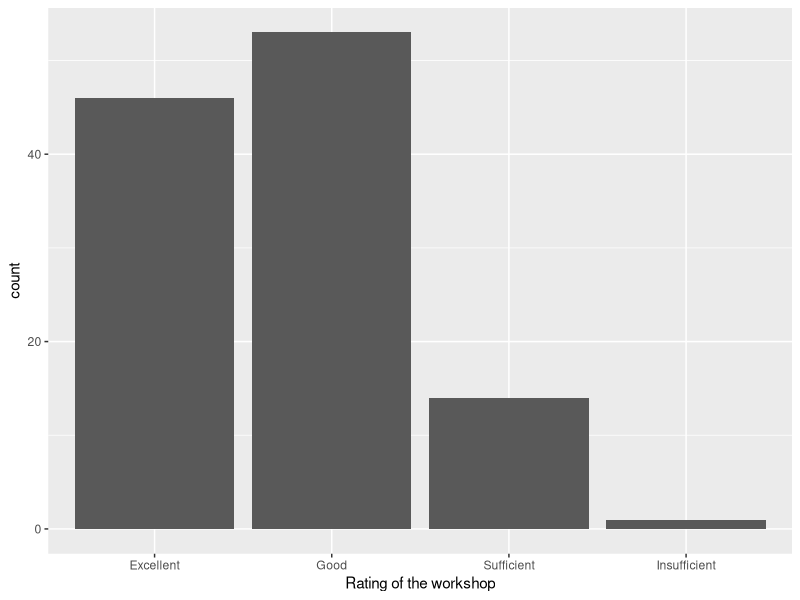
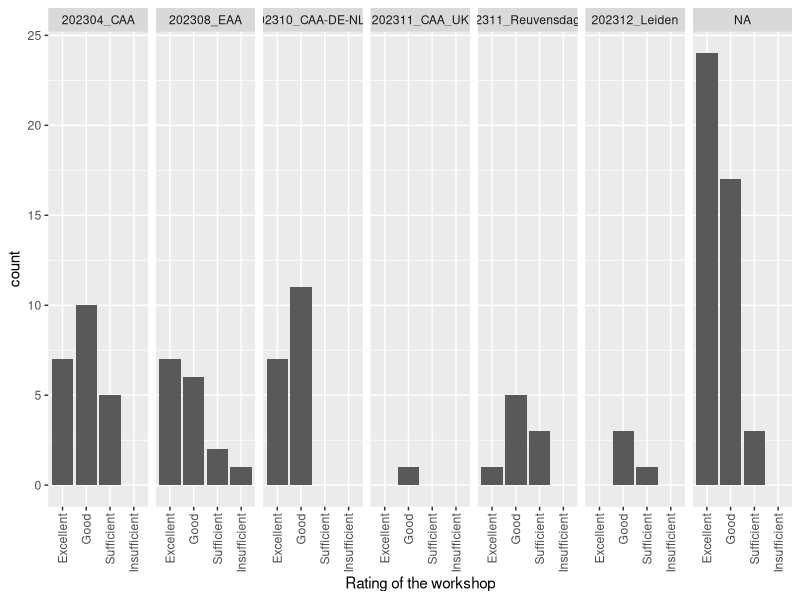
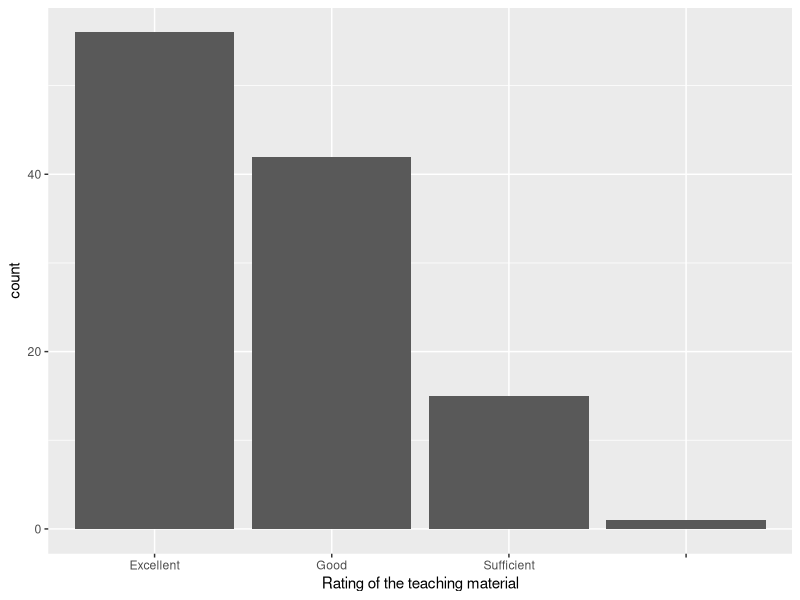
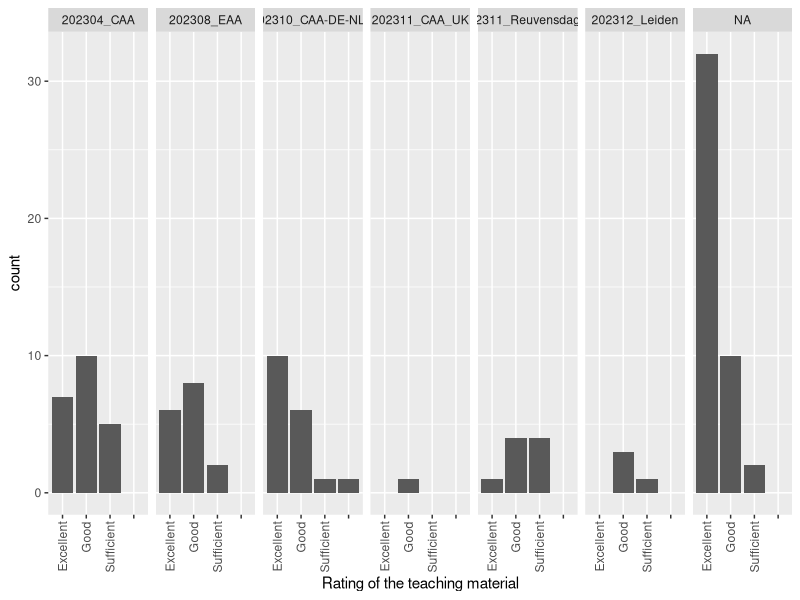
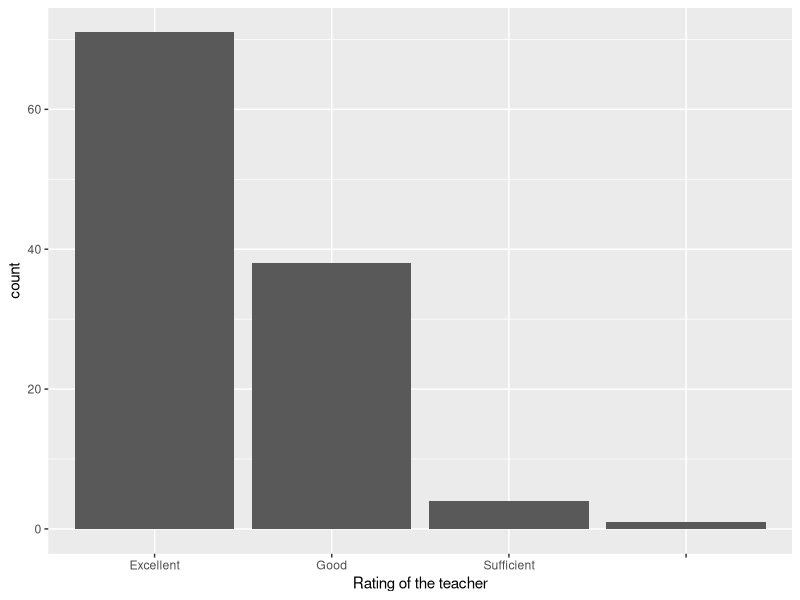
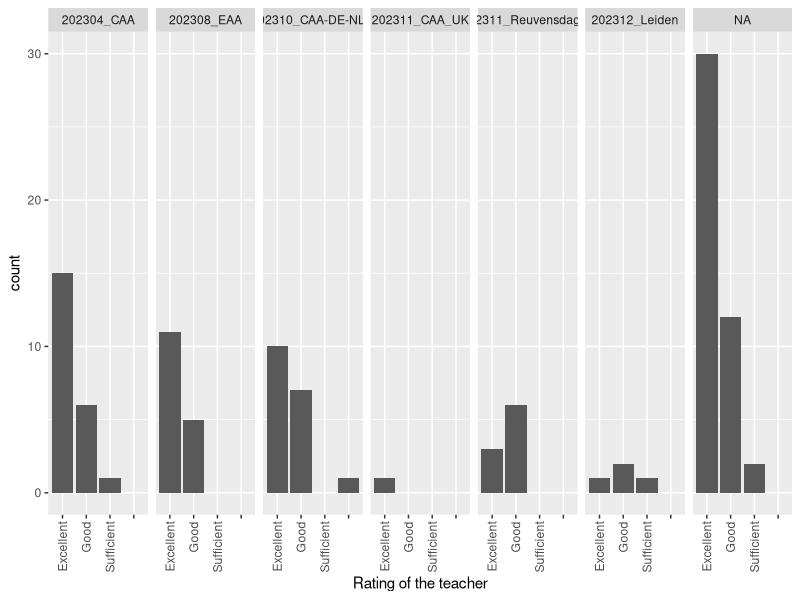
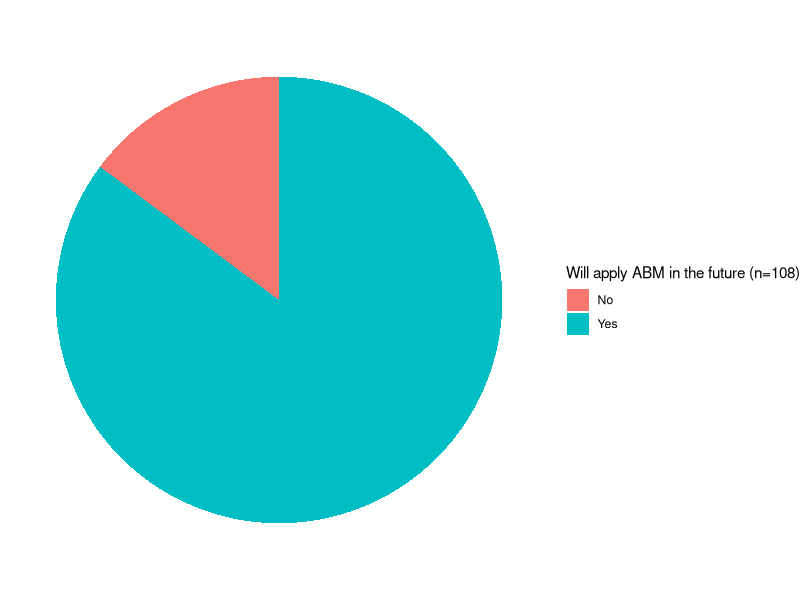
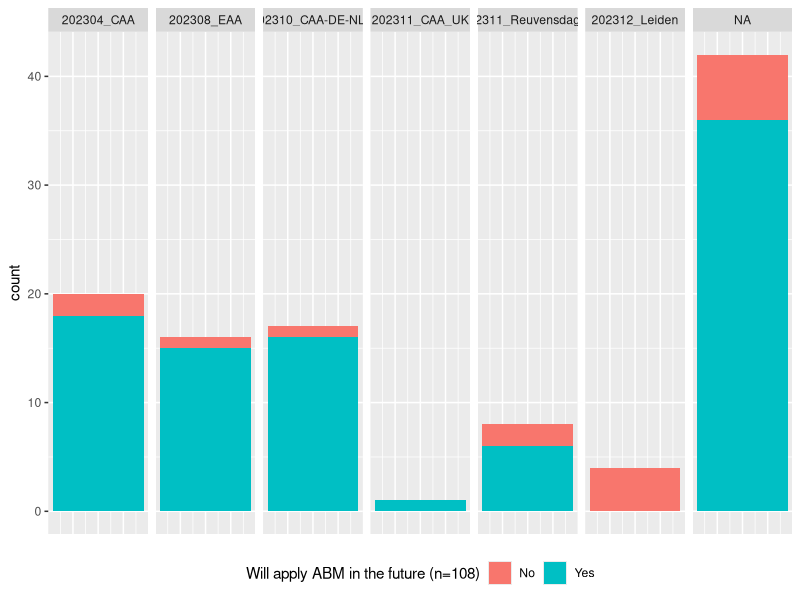

Recreate these plots in R, in order.
library(tidyverse)

post_surveys <- read.csv("data/ABM_post_workshop_survey.csv")

post_surveys$Workshop[date(post_surveys$Start.Date)=="2023-04-03"]  <- "202304_CAA"
post_surveys$Workshop[date(post_surveys$Start.Date)=="2023-08-31"]  <- "202308_EAA"
post_surveys$Workshop[date(post_surveys$Start.Date)=="2023-10-12"]  <- "202310_CAA-DE-NLFl"
post_surveys$Workshop[date(post_surveys$Start.Date)=="2023-10-13"]  <- "202310_CAA-DE-NLFl"
post_surveys$Workshop[date(post_surveys$Start.Date)=="2023-11-16"]  <- "202311_Reuvensdagen"
post_surveys$Workshop[date(post_surveys$Start.Date)=="2023-11-24"]  <- "202311_CAA_UK"
post_surveys$Workshop[date(post_surveys$Start.Date)=="2023-12-12"]  <- "202312_Leiden"
post_surveys$Workshop[date(post_surveys$Start.Date)=="2023-12-13"]  <- "202312_Leiden"

#correct typos in the survey
post_surveys$How.would.you.rate.the.teaching.material.[post_surveys$How.would.you.rate.the.teaching.material.=="Sufficent"] <- "Sufficient"
post_surveys$How.would.you.rate.the.workshop.in.general.[post_surveys$How.would.you.rate.the.workshop.in.general.=="Sufficent"] <- "Sufficient"
post_surveys$How.would.you.rate.the.trainers.teachers.[post_surveys$How.would.you.rate.the.trainers.teachers.=="Sufficent"] <- "Sufficient"


factor_levels <- c("Excellent", "Good", "Sufficient", "Insufficient")

# rating workshop in general
post_surveys %>%
  mutate(How.would.you.rate.the.workshop.in.general. = fct_relevel(How.would.you.rate.the.workshop.in.general., factor_levels)) %>%
  ggplot(aes(x=How.would.you.rate.the.workshop.in.general.)) + geom_bar() +
  xlab("Rating of the workshop")
ggsave("export/postworkshop/rating_workshop.png")

post_surveys %>%
  mutate(How.would.you.rate.the.workshop.in.general. = fct_relevel(How.would.you.rate.the.workshop.in.general., factor_levels)) %>%
  ggplot(aes(x=How.would.you.rate.the.workshop.in.general.)) + geom_bar() +
  xlab("Rating of the workshop") + facet_grid(~Workshop) +
  theme(axis.text.x = element_text(angle = 90, vjust = 0.5, hjust=1))
ggsave("export/postworkshop/rating_workshop_facet.png")

# rating teaching material
post_surveys %>%
  mutate(How.would.you.rate.the.teaching.material. = fct_relevel(How.would.you.rate.the.teaching.material., factor_levels)) %>%
  ggplot(aes(x=How.would.you.rate.the.teaching.material.)) + geom_bar() +
  xlab("Rating of the teaching material")
ggsave("export/postworkshop/rating_teaching_material.png")

post_surveys %>%
  mutate(How.would.you.rate.the.teaching.material. = fct_relevel(How.would.you.rate.the.teaching.material., factor_levels)) %>%
  ggplot(aes(x=How.would.you.rate.the.teaching.material.)) + geom_bar() +
  xlab("Rating of the teaching material") + facet_grid(~Workshop) +
  theme(axis.text.x = element_text(angle = 90, vjust = 0.5, hjust=1))
ggsave("export/postworkshop/rating_teaching_material_facet.png")

# rating teachers
post_surveys %>%
  mutate(How.would.you.rate.the.trainers.teachers. = fct_relevel(How.would.you.rate.the.trainers.teachers., factor_levels)) %>%
  ggplot(aes(x=How.would.you.rate.the.trainers.teachers.)) + geom_bar() +
  xlab("Rating of the teacher")
ggsave("export/postworkshop/rating_teaching_material.png")

post_surveys %>%
  mutate(How.would.you.rate.the.trainers.teachers. = fct_relevel(How.would.you.rate.the.trainers.teachers., factor_levels)) %>%
  ggplot(aes(x=How.would.you.rate.the.trainers.teachers.)) + geom_bar() +
  xlab("Rating of the teacher") + facet_grid(~Workshop) +
  theme(axis.text.x = element_text(angle = 90, vjust = 0.5, hjust=1))
ggsave("export/postworkshop/rating_workshop_facet.png")

# Apply ABM in the future?

post_surveys$Do.you.think.that.you.will.apply.ABM.to.your.own.research..If.yes..can.you.elaborate....Selected.Choice[post_surveys$Do.you.think.that.you.will.apply.ABM.to.your.own.research..If.yes..can.you.elaborate....Selected.Choice==""] <- NA

post_surveys %>%
  filter(!is.na(Do.you.think.that.you.will.apply.ABM.to.your.own.research..If.yes..can.you.elaborate....Selected.Choice)) %>%
  ggplot(aes(x = 1, fill = `Do.you.think.that.you.will.apply.ABM.to.your.own.research..If.yes..can.you.elaborate....Selected.Choice`)) +
  geom_bar(na.rm = TRUE) + coord_polar(theta = "y", start=0) + theme_void() +
  scale_fill_discrete(name = paste0("Will apply ABM in the future (n=", sum(!is.na(post_surveys$Do.you.think.that.you.will.apply.ABM.to.your.own.research..If.yes..can.you.elaborate....Selected.Choice)), ")"),
                      labels = c("No", "Yes"))
ggsave("export/postworkshop/ABM_future_apply.png")


post_surveys %>%
  filter(!is.na(Do.you.think.that.you.will.apply.ABM.to.your.own.research..If.yes..can.you.elaborate....Selected.Choice)) %>%
  ggplot(aes(x = 1, fill = `Do.you.think.that.you.will.apply.ABM.to.your.own.research..If.yes..can.you.elaborate....Selected.Choice`)) +
  geom_bar(na.rm = TRUE) +
  scale_fill_discrete(name = paste0("Will apply ABM in the future (n=", sum(!is.na(post_surveys$Do.you.think.that.you.will.apply.ABM.to.your.own.research..If.yes..can.you.elaborate....Selected.Choice)), ")"),
                      labels = c("No", "Yes")) + facet_grid(~Workshop) +
  theme(axis.title.x=element_blank(),
          axis.text.x=element_blank(),
          axis.ticks.x=element_blank(), legend.position="bottom")
ggsave("export/postworkshop/ABM_future_apply_face.png")
